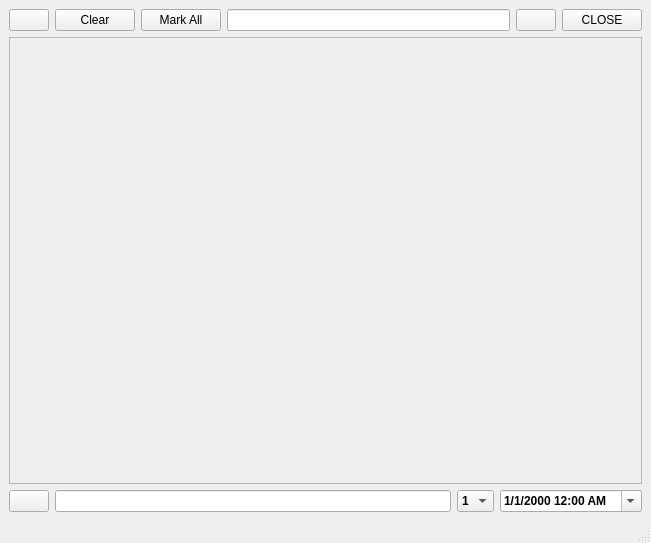
<?xml version="1.0" encoding="UTF-8"?>
<ui version="4.0">
 <class>MainWindow</class>
 <widget class="QMainWindow" name="MainWindow">
  <property name="geometry">
   <rect>
    <x>0</x>
    <y>0</y>
    <width>651</width>
    <height>543</height>
   </rect>
  </property>
  <property name="windowTitle">
   <string>MainWindow</string>
  </property>
  <property name="windowIcon">
   <iconset resource="resources.qrc">
    <normaloff>:/pics/WhatsApp Image 2023-12-18 at 22.27.06_64ed168a.jpg</normaloff>:/pics/WhatsApp Image 2023-12-18 at 22.27.06_64ed168a.jpg</iconset>
  </property>
  <widget class="QWidget" name="centralwidget">
   <layout class="QVBoxLayout" name="verticalLayout">
    <item>
     <layout class="QHBoxLayout" name="horizontalLayout_5">
      <item>
       <widget class="QPushButton" name="deletee">
        <property name="toolTip">
         <string>Delete List</string>
        </property>
        <property name="toolTipDuration">
         <number>-5</number>
        </property>
        <property name="text">
         <string/>
        </property>
        <property name="icon">
         <iconset resource="resources.qrc">
          <normaloff>:/pics/WhatsApp Image 2023-12-18 at 22.27.05_2149ed7a.jpg</normaloff>:/pics/WhatsApp Image 2023-12-18 at 22.27.05_2149ed7a.jpg</iconset>
        </property>
        <property name="shortcut">
         <string>Ctrl+D</string>
        </property>
       </widget>
      </item>
      <item>
       <widget class="QPushButton" name="pushButton_4">
        <property name="toolTip">
         <string>Clear Marked As Done</string>
        </property>
        <property name="toolTipDuration">
         <number>-5</number>
        </property>
        <property name="text">
         <string>Clear</string>
        </property>
       </widget>
      </item>
      <item>
       <widget class="QPushButton" name="pushButton_5">
        <property name="toolTip">
         <string>Mark All As Done </string>
        </property>
        <property name="toolTipDuration">
         <number>-5</number>
        </property>
        <property name="text">
         <string>Mark All</string>
        </property>
       </widget>
      </item>
      <item>
       <widget class="QLineEdit" name="lineEdit_4">
        <property name="toolTip">
         <string>Search Bar</string>
        </property>
        <property name="toolTipDuration">
         <number>-5</number>
        </property>
       </widget>
      </item>
      <item>
       <widget class="QPushButton" name="searchButton">
        <property name="toolTip">
         <string>Search</string>
        </property>
        <property name="toolTipDuration">
         <number>-5</number>
        </property>
        <property name="text">
         <string/>
        </property>
        <property name="icon">
         <iconset resource="resources.qrc">
          <normaloff>:/pics/WhatsApp Image 2023-12-18 at 22.27.04_7644e5b4.jpg</normaloff>:/pics/WhatsApp Image 2023-12-18 at 22.27.04_7644e5b4.jpg</iconset>
        </property>
       </widget>
      </item>
      <item>
       <widget class="QPushButton" name="resetButton">
        <property name="text">
         <string>CLOSE</string>
        </property>
       </widget>
      </item>
     </layout>
    </item>
    <item>
     <widget class="QScrollArea" name="scrollArea">
      <property name="styleSheet">
       <string notr="true">background color: rgb(52, 52, 52)</string>
      </property>
      <property name="widgetResizable">
       <bool>true</bool>
      </property>
      <widget class="QWidget" name="scrollAreaWidgetContents_2">
       <property name="geometry">
        <rect>
         <x>0</x>
         <y>0</y>
         <width>627</width>
         <height>392</height>
        </rect>
       </property>
       <layout class="QVBoxLayout" name="verticalLayout_3">
        <item>
         <layout class="QFormLayout" name="formLayout"/>
        </item>
       </layout>
      </widget>
     </widget>
    </item>
    <item>
     <layout class="QHBoxLayout" name="horizontalLayout_2">
      <item>
       <widget class="QPushButton" name="pushButton">
        <property name="toolTip">
         <string>Add</string>
        </property>
        <property name="toolTipDuration">
         <number>-5</number>
        </property>
        <property name="styleSheet">
         <string notr="true">background color: rgb(52, 52, 52)</string>
        </property>
        <property name="text">
         <string/>
        </property>
        <property name="icon">
         <iconset resource="resources.qrc">
          <normaloff>:/pics/WhatsApp Image 2023-12-18 at 22.27.05_c8dc785c.jpg</normaloff>:/pics/WhatsApp Image 2023-12-18 at 22.27.05_c8dc785c.jpg</iconset>
        </property>
        <property name="shortcut">
         <string>Return</string>
        </property>
       </widget>
      </item>
      <item>
       <widget class="QLineEdit" name="lineEdit">
        <property name="styleSheet">
         <string notr="true">font: bold;
</string>
        </property>
       </widget>
      </item>
      <item>
       <widget class="QComboBox" name="comboBox">
        <property name="toolTip">
         <string>Priority</string>
        </property>
        <property name="toolTipDuration">
         <number>-5</number>
        </property>
        <property name="styleSheet">
         <string notr="true">font: bold</string>
        </property>
        <item>
         <property name="text">
          <string>1</string>
         </property>
        </item>
        <item>
         <property name="text">
          <string>2</string>
         </property>
        </item>
        <item>
         <property name="text">
          <string>3</string>
         </property>
        </item>
        <item>
         <property name="text">
          <string>4</string>
         </property>
        </item>
        <item>
         <property name="text">
          <string>5</string>
         </property>
        </item>
       </widget>
      </item>
      <item>
       <widget class="QDateTimeEdit" name="dateTimeEdit">
        <property name="mouseTracking">
         <bool>true</bool>
        </property>
        <property name="tabletTracking">
         <bool>true</bool>
        </property>
        <property name="toolTip">
         <string>Date &amp; Time</string>
        </property>
        <property name="toolTipDuration">
         <number>-5</number>
        </property>
        <property name="styleSheet">
         <string notr="true">font: bold</string>
        </property>
        <property name="buttonSymbols">
         <enum>QAbstractSpinBox::UpDownArrows</enum>
        </property>
        <property name="displayFormat">
         <string>d/M/yyyy h:mm AP</string>
        </property>
        <property name="calendarPopup">
         <bool>true</bool>
        </property>
       </widget>
      </item>
     </layout>
    </item>
   </layout>
  </widget>
  <widget class="QMenuBar" name="menubar">
   <property name="geometry">
    <rect>
     <x>0</x>
     <y>0</y>
     <width>651</width>
     <height>26</height>
    </rect>
   </property>
  </widget>
  <widget class="QStatusBar" name="statusbar"/>
 </widget>
 <resources>
  <include location="resources.qrc"/>
 </resources>
 <connections/>
</ui>
